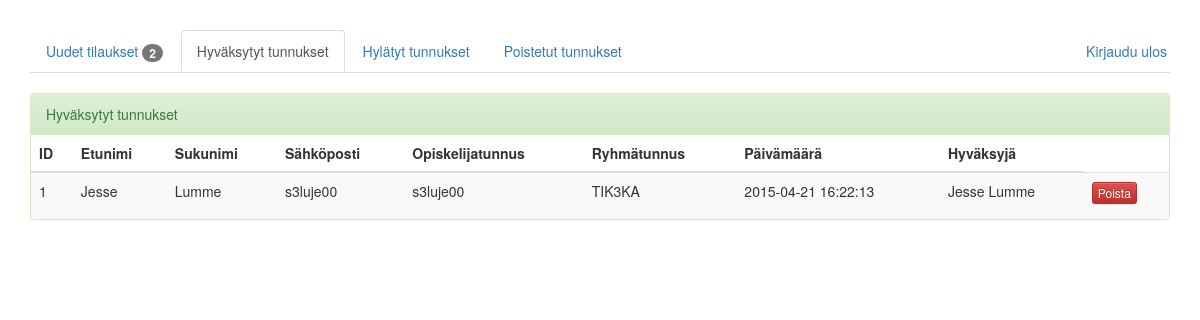
The page /admin/hyvaksytyt.php on the database its author committed.
### tables this page shows
CREATE TABLE IF NOT EXISTS `user` (
`id` int(6) NOT NULL,
  `account` varchar(8) NOT NULL,
  `password` varchar(100) NOT NULL,
  `email` varchar(25) NOT NULL,
  `firstname` varchar(30) NOT NULL,
  `surname` varchar(30) NOT NULL,
  `class` varchar(9) NOT NULL,
  `status` varchar(1) NOT NULL,
  `isadmin` varchar(1) NOT NULL,
  `date` timestamp NOT NULL DEFAULT CURRENT_TIMESTAMP ON UPDATE CURRENT_TIMESTAMP
);

### includes/functions.php (called while the page is built, shortened)
<?php
function hyvaksytyt($tableName, $conn)
{
  try {
    $result = $conn->query("SELECT * FROM user WHERE status = 1");
    return ( $result->rowCount() > 0 )
    ? $result
    : false;
  } catch(Exception $e) {
    return false;
  }
}
function laskuri($table, $conn){
  $result = $conn->query("SELECT * FROM user WHERE status = 0");
  return ($result->rowCount());
}

### admin/hyvaksytyt.php (the view, shortened to what this page needs)
<!DOCTYPE html>
<?php
require '../includes/functions.php';
$conn = connect($config);
if ( $conn ) {
  $user = hyvaksytyt('user', $conn);
} else die('Tietokantaan ei saatu yhteyttä');
$laskuri = 'laskuri';
?>
<html>
  <head>
    <link rel="stylesheet" href="https://maxcdn.bootstrapcdn.com/bootstrap/3.3.4/css/bootstrap.min.css">
    <link rel="stylesheet" href="https://maxcdn.bootstrapcdn.com/bootstrap/3.3.4/css/bootstrap-theme.min.css">
    <link rel="stylesheet" href="../css/style.css">
  </head>
  <body>
  <div class="container">
    <nav>
      <ul class="nav nav-tabs">
        <li role="presentation"><a href="uudet.php">Uudet tilaukset <span class="badge"><?= $laskuri($user, $conn); ?></span></a></li>
        <li role="presentation" class="active"><a href="hyvaksytyt.php">Hyväksytyt tunnukset</a></li>
        <li role="presentation"><a href="hylatyt.php">Hylätyt tunnukset</a></li>
        <li role="presentation"><a href="poistetut.php">Poistetut tunnukset</a></li>
        <li role="presentation" class="navbar-right"><a href="#">Kirjaudu ulos</a></li>
      </ul>
    </nav>
    <br>
    <div class="panel panel-success">
    <div class="panel-heading">Hyväksytyt tunnukset</div>
    <div class="table-responsive">
      <table class="table table-striped">
        <thead>
          <tr>
            <th>
              ID
            </th>
            <th>
              Etunimi
            </th>
            <th>
              Sukunimi
            </th>
            <th>
              Sähköposti
            </th>
            <th>
              Opiskelijatunnus
            </th>
            <th>
              Ryhmätunnus
            </th>
            <th>
              Päivämäärä
            </th>
            <th>
              Hyväksyjä
            </th>
          </tr>
        </thead>
        <tbody>
          <?php foreach($user as $row) : ?>
            <tr>
              <td>
                <?= $row['id']?>
              </td>
              <td>
                <p><?= $row['firstname']?>
                </td>
                <td>
                  <?= $row['surname']?>
                </td>
                <td>
                  <?= $row['email']?>
                </td>
                <td>
                  <?= $row['account']?>
                </td>
                <td>
                  <?= $row['class']?>
                </td>
                <td>
                  <?= $row['date']?>
                </td>
                <td>
                  Jesse Lumme
                </td>
                <td>
                  <button type="submit" class="btn btn-xs btn-danger">
                    Poista
                  </button>
                </td>
              </tr>
            <?php endforeach; ?>
          </tbody>
        </table>
  </div>
  </div>
  </body>
</html>

### css/style.css (style rules this page uses)
body { padding-top: 30px; }

### rows shown on the page
user: id "1", firstname "Jesse", surname "Lumme", email "s3luje00", account "s3luje00", class "TIK3KA", date "2015-04-21 16:22:13"

### other values the page prints
$laskuri($user, $conn) "2"
